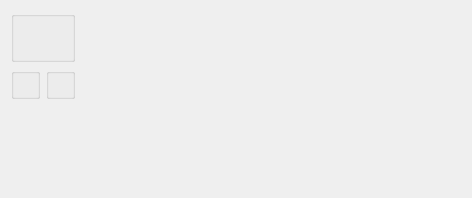
<?xml version="1.0" encoding="UTF-8"?>
<ui version="4.0">
 <comment>This file is part of the xTuple ERP: PostBooks Edition, a free and
open source Enterprise Resource Planning software suite,
Copyright (c) 1999-2011 by OpenMFG LLC, d/b/a xTuple.
It is licensed to you under the Common Public Attribution License
version 1.0, the full text of which (including xTuple-specific Exhibits)
is available at www.xtuple.com/CPAL.  By using this software, you agree
to be bound by its terms.</comment>
 <class>dspMaterialUsageVarianceByItem</class>
 <widget class="QWidget" name="dspMaterialUsageVarianceByItem">
  <property name="geometry">
   <rect>
    <x>0</x>
    <y>0</y>
    <width>472</width>
    <height>198</height>
   </rect>
  </property>
  <property name="windowTitle">
   <string>Material Usage Variance by Item</string>
  </property>
  <layout class="QHBoxLayout" name="horizontalLayout">
   <item>
    <layout class="QVBoxLayout" name="verticalLayout">
     <property name="spacing">
      <number>0</number>
     </property>
     <item>
      <layout class="QGridLayout" name="gridLayout_3">
       <item row="0" column="0" colspan="2">
        <widget class="QGroupBox" name="_itemGroup">
         <property name="title">
          <string/>
         </property>
         <layout class="QGridLayout" name="gridLayout">
          <item row="0" column="0">
           <widget class="ItemCluster" name="_item"/>
          </item>
          <item row="0" column="1">
           <spacer name="horizontalSpacer">
            <property name="orientation">
             <enum>Qt::Horizontal</enum>
            </property>
            <property name="sizeHint" stdset="0">
             <size>
              <width>0</width>
              <height>20</height>
             </size>
            </property>
           </spacer>
          </item>
         </layout>
        </widget>
       </item>
       <item row="1" column="0">
        <widget class="WarehouseGroup" name="_warehouse">
         <property name="title">
          <string/>
         </property>
         <property name="fixedSize">
          <bool>false</bool>
         </property>
        </widget>
       </item>
       <item row="1" column="1">
        <widget class="QGroupBox" name="_dateGroup">
         <property name="title">
          <string/>
         </property>
         <layout class="QGridLayout" name="gridLayout_2">
          <item row="0" column="0">
           <widget class="DateCluster" name="_dates"/>
          </item>
         </layout>
        </widget>
       </item>
      </layout>
     </item>
     <item>
      <spacer name="verticalSpacer">
       <property name="orientation">
        <enum>Qt::Vertical</enum>
       </property>
       <property name="sizeHint" stdset="0">
        <size>
         <width>20</width>
         <height>0</height>
        </size>
       </property>
      </spacer>
     </item>
    </layout>
   </item>
   <item>
    <spacer>
     <property name="orientation">
      <enum>Qt::Horizontal</enum>
     </property>
     <property name="sizeType">
      <enum>QSizePolicy::Expanding</enum>
     </property>
     <property name="sizeHint" stdset="0">
      <size>
       <width>4</width>
       <height>20</height>
      </size>
     </property>
    </spacer>
   </item>
  </layout>
 </widget>
 <layoutdefault spacing="6" margin="11"/>
 <pixmapfunction>qPixmapFromMimeSource</pixmapfunction>
 <customwidgets>
  <customwidget>
   <class>DateCluster</class>
   <extends>QWidget</extends>
   <header>datecluster.h</header>
  </customwidget>
  <customwidget>
   <class>ItemCluster</class>
   <extends>QWidget</extends>
   <header>itemcluster.h</header>
  </customwidget>
  <customwidget>
   <class>WarehouseGroup</class>
   <extends>QGroupBox</extends>
   <header>warehousegroup.h</header>
  </customwidget>
 </customwidgets>
 <tabstops>
  <tabstop>_item</tabstop>
  <tabstop>_warehouse</tabstop>
  <tabstop>_dates</tabstop>
 </tabstops>
 <resources/>
 <connections>
  <connection>
   <sender>_item</sender>
   <signal>newId(int)</signal>
   <receiver>_warehouse</receiver>
   <slot>findItemSites(int)</slot>
   <hints>
    <hint type="sourcelabel">
     <x>20</x>
     <y>20</y>
    </hint>
    <hint type="destinationlabel">
     <x>318</x>
     <y>27</y>
    </hint>
   </hints>
  </connection>
  <connection>
   <sender>_item</sender>
   <signal>warehouseIdChanged(int)</signal>
   <receiver>_warehouse</receiver>
   <slot>setId(int)</slot>
   <hints>
    <hint type="sourcelabel">
     <x>20</x>
     <y>20</y>
    </hint>
    <hint type="destinationlabel">
     <x>318</x>
     <y>27</y>
    </hint>
   </hints>
  </connection>
 </connections>
</ui>
